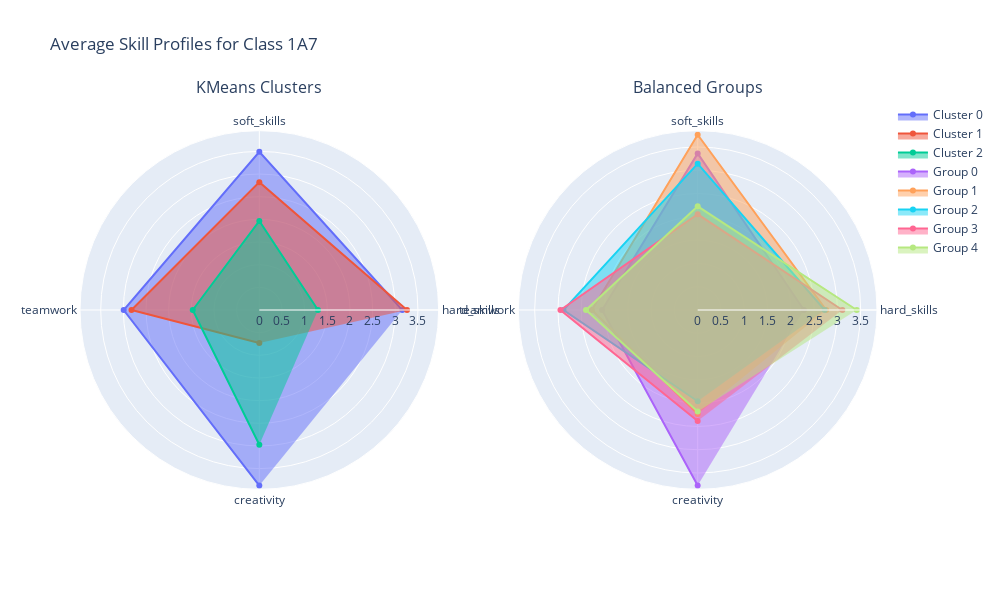

The notebook cell this image was saved under:
### Markdown cell above
### What is an Average Skill Profile?
The "average skill profile" is a way to represent the overall characteristics of a group. It's calculated by taking the average score for each of the four skills across all students in that group. When visualized on a radar chart, it gives us a "shape" of the group's strengths and weaknesses. For balanced teams, we expect these shapes to be very similar across all groups.

### Code cell
kmeans_avg = class_df.groupby('kmeans_cluster')[features].mean().reset_index()
balanced_avg = class_df.groupby('balanced_group')[features].mean().reset_index()

fig = make_subplots(rows=1, cols=2, specs=[[{'type': 'polar'}, {'type': 'polar'}]], subplot_titles=('KMeans Clusters', 'Balanced Groups'))

for i in range(optimal_k):
    fig.add_trace(go.Scatterpolar(r=kmeans_avg.iloc[i, 1:], theta=features, fill='toself', name=f'Cluster {i}'), row=1, col=1)

# Show a sample of balanced groups for readability
num_groups_to_show = min(5, class_df['balanced_group'].nunique())
for i in range(num_groups_to_show):
    fig.add_trace(go.Scatterpolar(r=balanced_avg.iloc[i, 1:], theta=features, fill='toself', name=f'Group {i}'), row=1, col=2)

fig.update_layout(title_text=f'Average Skill Profiles for Class {selected_class}', height=600, width=1000)
fig.show()

### Figure 1 — Plotly figure (JSON) as saved in the notebook; plotly's stock layout.template omitted (floating-point values rounded to 4 significant figures)
{"data": [{"fill": "toself", "name": "Cluster 0", "r": [3.155, 3.492, 2.993, 3.874], "subplot": "polar", "theta": ["hard_skills", "soft_skills", "teamwork", "creativity"], "type": "scatterpolar"}, {"fill": "toself", "name": "Cluster 1", "r": [3.259, 2.821, 2.821, 0.7287], "subplot": "polar", "theta": ["hard_skills", "soft_skills", "teamwork", "creativity"], "type": "scatterpolar"}, {"fill": "toself", "name": "Cluster 2", "r": [1.294, 1.964, 1.469, 2.973], "subplot": "polar", "theta": ["hard_skills", "soft_skills", "teamwork", "creativity"], "type": "scatterpolar"}, {"fill": "toself", "name": "Group 0", "r": [2.282, 3.362, 2.052, 3.77], "subplot": "polar2", "theta": ["hard_skills", "soft_skills", "teamwork", "creativity"], "type": "scatterpolar"}, {"fill": "toself", "name": "Group 1", "r": [2.76, 3.763, 2.273, 2.233], "subplot": "polar2", "theta": ["hard_skills", "soft_skills", "teamwork", "creativity"], "type": "scatterpolar"}, {"fill": "toself", "name": "Group 2", "r": [2.727, 3.142, 2.882, 1.96], "subplot": "polar2", "theta": ["hard_skills", "soft_skills", "teamwork", "creativity"], "type": "scatterpolar"}, {"fill": "toself", "name": "Group 3", "r": [3.107, 2.055, 2.947, 2.385], "subplot": "polar2", "theta": ["hard_skills", "soft_skills", "teamwork", "creativity"], "type": "scatterpolar"}, {"fill": "toself", "name": "Group 4", "r": [3.415, 2.227, 2.398, 2.18], "subplot": "polar2", "theta": ["hard_skills", "soft_skills", "teamwork", "creativity"], "type": "scatterpolar"}], "layout": {"annotations": [{"font": {"size": 16}, "showarrow": false, "text": "KMeans Clusters", "x": 0.225, "xanchor": "center", "xref": "paper", "y": 1, "yanchor": "bottom", "yref": "paper"}, {"font": {"size": 16}, "showarrow": false, "text": "Balanced Groups", "x": 0.775, "xanchor": "center", "xref": "paper", "y": 1, "yanchor": "bottom", "yref": "paper"}], "height": 600, "polar": {"domain": {"x": [0, 0.45], "y": [0, 1]}}, "polar2": {"domain": {"x": [0.55, 1], "y": [0, 1]}}, "title": {"text": "Average Skill Profiles for Class 1A7"}, "width": 1000}}
